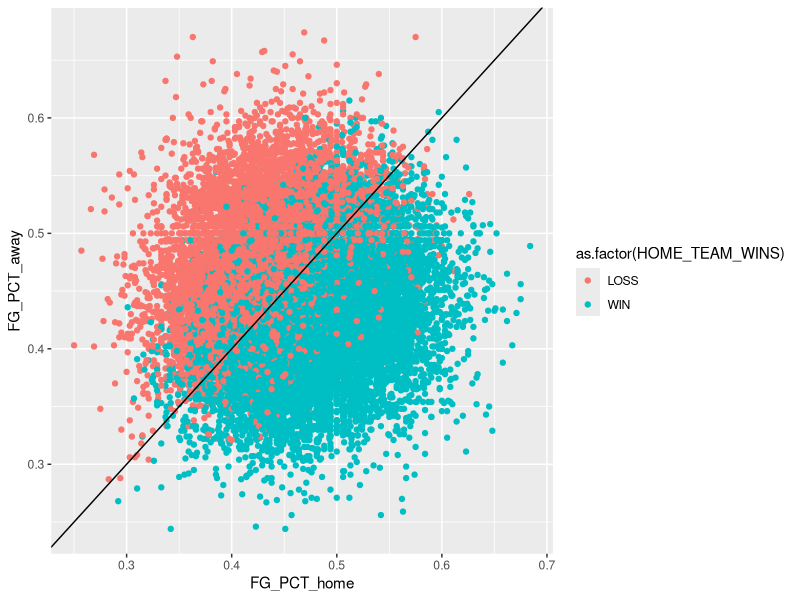
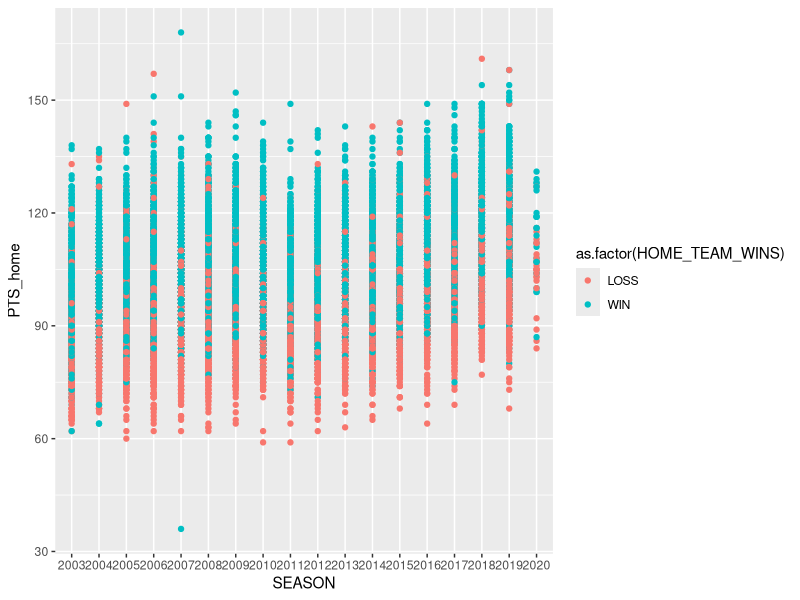
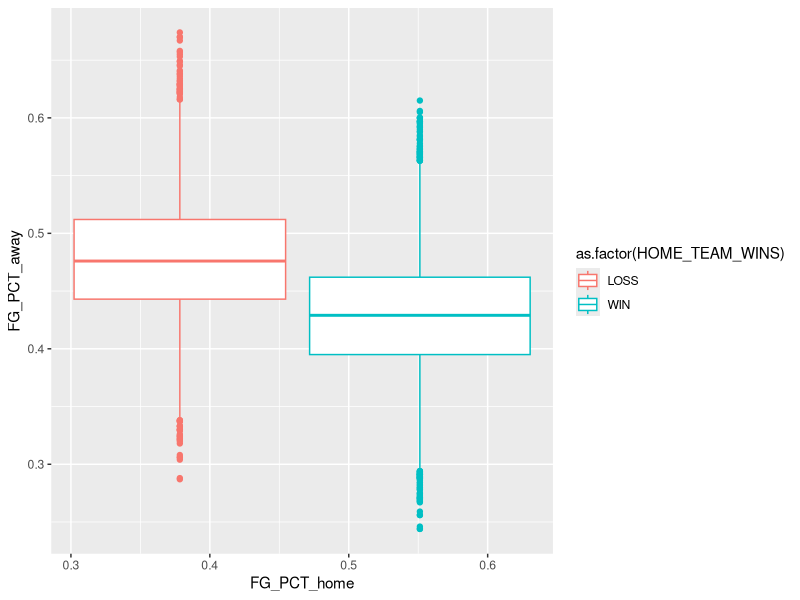
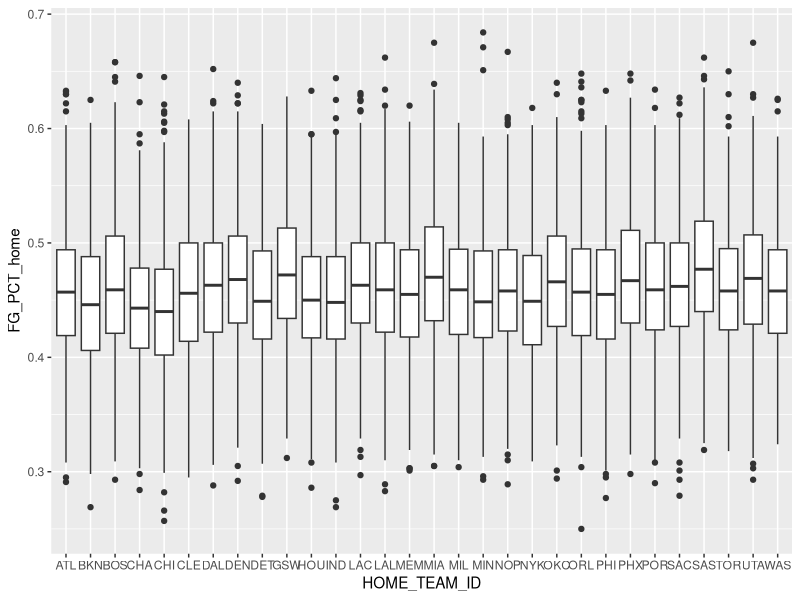
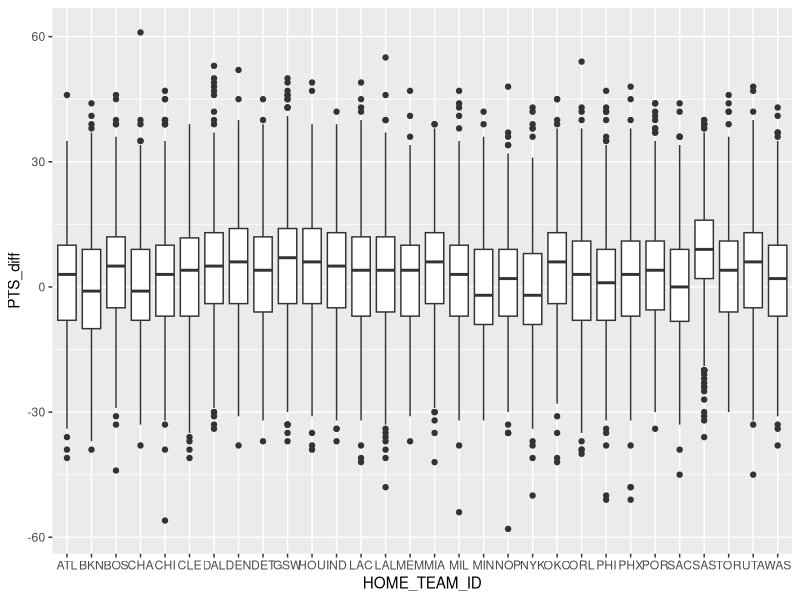

Write the R code that produced these figures, in order. (Note: this script raises an error after producing the figures.)
if(!require(tidyverse)) install.packages("tidyverse", repos = "http://cran.us.r-project.org")
if(!require(caret)) install.packages("caret", repos = "http://cran.us.r-project.org")
if(!require(data.table)) install.packages("data.table", repos = "http://cran.us.r-project.org")
if(!require(dplyr)) install.packages("dplyr", repos = "http://cran.us.r-project.org")
if(!require(plyr)) install.packages("plyr", repos = "http://cran.us.r-project.org")

library(tidyverse)
library(caret)
library(data.table)
library(dplyr)
library(plyr)

###### Data Loading Section #######

# Load Games
games <- fread(text = gsub("::", "\t", readLines("games.csv")),na.strings=c("", "NA"))
games <- na.omit(games) # remove rows with NA data
games <- as.data.frame(games) %>%
  mutate(PTS_total = PTS_home + PTS_away) %>% # add total points scored
  mutate(PTS_diff = PTS_home - PTS_away) %>% # Add points difference between teams
  mutate(HOME_TEAM_ID = as.factor(HOME_TEAM_ID),
         VISITOR_TEAM_ID = as.factor(VISITOR_TEAM_ID),
         HOME_TEAM_WINS = as.factor(HOME_TEAM_WINS),
         SEASON = as.factor(SEASON))

###### Validation Set Section #######
set.seed(1, sample.kind="Rounding") # if using R 3.5 or earlier, use `set.seed(1)`
test_index <- createDataPartition(y = games$PTS_total, times = 1, p = 0.1, list = FALSE)
gamedata <- games[-test_index,]
validation <- games[test_index,]


###### Data Visualization   ###########
ggplot(games, aes(x=FG_PCT_home, y=FG_PCT_away, color=as.factor(HOME_TEAM_WINS))) +
  geom_point() +
  geom_abline(intercept = 0, slope = 1)

ggplot(games, aes(x=SEASON, y=PTS_home, color=as.factor(HOME_TEAM_WINS))) +
  geom_point()


ggplot(games, aes(x=FG_PCT_home, y=FG_PCT_away, color=as.factor(HOME_TEAM_WINS))) +
  geom_boxplot()

table(games$HOME_TEAM_ID, games$HOME_TEAM_WINS)

ggplot(games, aes(y=FG_PCT_home, x=HOME_TEAM_ID)) +
  geom_boxplot()

ggplot(games, aes(y=PTS_diff, x=HOME_TEAM_ID)) +
  geom_boxplot()

Ptsbyyear <- as_tibble(aggregate(x = games$PTS_home, by = list(games$SEASON), FUN = "mean")) %>%
  rename(Group.1 = Season, x = Points)

###### Model 1: Linear Regression #########

HomePointsModel = lm(PTS_home ~ FG_PCT_home + FT_PCT_home + FG3_PCT_home + AST_home + REB_home + FG_PCT_away + FT_PCT_away + FG3_PCT_away + HOME_TEAM_ID + VISITOR_TEAM_ID + SEASON + AST_away + REB_away, data=games)
summary(HomePointsModel)

PointDiffModel = lm(PTS_diff ~ FG_PCT_home + FT_PCT_home + FG3_PCT_home + AST_home + REB_home + FG_PCT_away + FT_PCT_away + FG3_PCT_away + HOME_TEAM_ID + VISITOR_TEAM_ID + SEASON + AST_away + REB_away, data=games)
summary(PointDiffModel)

glm_fit <- games %>% 
  mutate(y = as.numeric(HOME_TEAM_WINS == "WIN")) %>%
  glm(y ~ FG_PCT_home + FT_PCT_home + FG3_PCT_home + AST_home + REB_home + FG_PCT_away + FT_PCT_away + FG3_PCT_away + HOME_TEAM_ID + VISITOR_TEAM_ID + SEASON + AST_away + REB_away, data=., family = "binomial")
summary(glm_fit)
p_hat_logit <- predict(glm_fit, newdata = validation, type = "response")

###### Model 2: Advanced #########

low_factors <- seq(50, 70, 1) #test for lambda value
high_factors <- seq(140, 160, 1) #test for lambda value

rmses <- sapply(high_factors, function(l){
  
  adv_games<-games[!(games$PTS_home>l),]
  
  HomePointsModel = lm(PTS_home ~ FG_PCT_home + FT_PCT_home + FG3_PCT_home + AST_home + REB_home + FG_PCT_away + FT_PCT_away + FG3_PCT_away + HOME_TEAM_ID + VISITOR_TEAM_ID + SEASON + AST_away + REB_away, data=adv_games)
  
  advpredictedscores <- predict(HomePointsModel, newdata = validation, type = "response")
  test <- data.frame(Points = as.integer(advpredictedscores))
  
  #HomePointsModel_rmse <- RMSE(validation$PTS_home,test$Points)
  
  return(RMSE(test$Points, validation$PTS_home))
})
plot(high_factors, rmses)

## Test results based on regression algorithm
rmse_results<- add_row(rmse_results, method = "Remove Outliers", RMSE = min(rmses))
rmse_results

